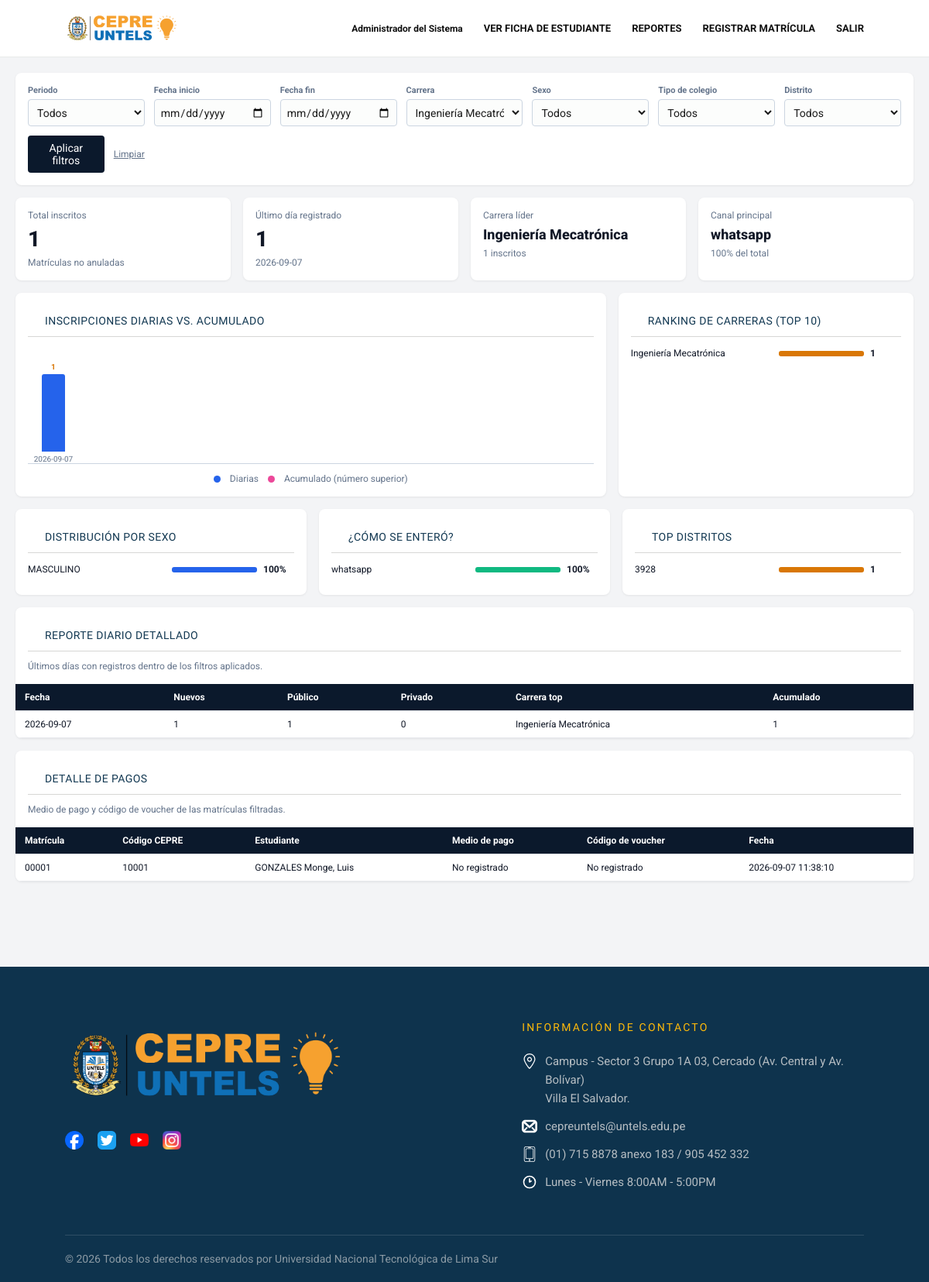
The app's page /public/reportes.php?carrera_id=8 (signed in) with its own data.
### tables this page shows
CREATE TABLE `periodos` (
  `id` smallint(5) UNSIGNED NOT NULL,
  `nombre` varchar(80) NOT NULL,
  `fecha_inicio` date NOT NULL,
  `fecha_fin` date NOT NULL,
  `activo` tinyint(1) NOT NULL DEFAULT 1
);

CREATE TABLE `carreras` (
  `id_carrera` int(11) NOT NULL,
  `nombre_carrera` varchar(100) NOT NULL,
  `descripcion` text DEFAULT NULL,
  `estado` enum('ACTIVO','INACTIVO') DEFAULT 'ACTIVO',
  `fecha_creacion` timestamp NOT NULL DEFAULT current_timestamp()
);

CREATE TABLE `matriculas` (
  `id` bigint(20) UNSIGNED NOT NULL,
  `numero` varchar(30) NOT NULL,
  `estudiante_id` int(11) NOT NULL,
  `periodo_id` smallint(5) UNSIGNED NOT NULL,
  `condicion_id` tinyint(3) UNSIGNED NOT NULL,
  `turno_id` tinyint(3) UNSIGNED NOT NULL,
  `modalidad_clase_id` tinyint(3) UNSIGNED NOT NULL,
  `carrera_id` int(11) NOT NULL,
  `medio_pago` varchar(30) DEFAULT NULL,
  `codigo_voucher` varchar(50) DEFAULT NULL,
  `estado` enum('BORRADOR','PENDIENTE','OBSERVADA','CONFIRMADA','ANULADA') NOT NULL DEFAULT 'BORRADOR',
  `fecha_registro` datetime NOT NULL DEFAULT current_timestamp(),
  `observaciones` varchar(500) DEFAULT NULL
);

CREATE TABLE `estudiantes` (
  `id_estudiante` int(11) NOT NULL,
  `numero_matricula` varchar(10) NOT NULL,
  `codigo_estudiante` varchar(20) DEFAULT NULL,
  `apellido_paterno` varchar(50) NOT NULL,
  `apellido_materno` varchar(50) NOT NULL,
  `nombres` varchar(100) NOT NULL,
  `tipo_documento` enum('DNI','CE','PASAPORTE') DEFAULT 'DNI',
  `numero_documento` varchar(20) NOT NULL,
  `sexo` enum('MASCULINO','FEMENINO') NOT NULL,
  `fecha_nacimiento` date NOT NULL,
  `email` varchar(100) NOT NULL,
  `telefono_casa` varchar(15) DEFAULT NULL,
  `telefono_celular` varchar(15) NOT NULL,
  `pais_actual` varchar(50) DEFAULT NULL,
  `departamento_actual` varchar(50) DEFAULT NULL,
  `provincia_actual` varchar(50) DEFAULT NULL,
  `distrito_actual` varchar(50) DEFAULT NULL,
  `direccion_actual` text DEFAULT NULL,
  `pais_nacimiento` varchar(50) DEFAULT NULL,
  `departamento_nacimiento` varchar(50) DEFAULT NULL,
  `provincia_nacimiento` varchar(50) DEFAULT NULL,
  `distrito_nacimiento` varchar(50) DEFAULT NULL,
  `anio_concluye_secundaria` year(4) DEFAULT NULL,
  `institucion_educativa` varchar(100) DEFAULT NULL,
  `preparacion_anterior` varchar(50) DEFAULT NULL,
  `mencion` varchar(100) DEFAULT NULL,
  `carrera_postula` varchar(100) NOT NULL,
  `tiene_enfermedad` tinyint(1) DEFAULT 0,
  `tratamiento` text DEFAULT NULL,
  `nombre_apoderado` varchar(100) DEFAULT NULL,
  `telefono_apoderado` varchar(15) DEFAULT NULL,
  `como_se_entero` varchar(100) DEFAULT NULL,
  `modalidad` enum('REGULAR','INTENSIVO','SEMIPRESENCIAL') DEFAULT 'REGULAR',
  `condicion` enum('ORDINARIO','EXTRAORDINARIO') DEFAULT 'ORDINARIO',
  `turno` enum('MANANA','TARDE','NOCHE') NOT NULL,
  `estado` enum('ACTIVO','INACTIVO','RETIRADO') DEFAULT 'ACTIVO',
  `fecha_registro` timestamp NOT NULL DEFAULT current_timestamp(),
  `fecha_actualizacion` timestamp NOT NULL DEFAULT current_timestamp() ON UPDATE current_timestamp()
);

### public/reportes.php (the view, shortened to what the rows shown need)
<?php
require_once __DIR__ . '/../app/models/MatriculaModel.php';
$model = new MatriculaModel();
$catalogos = $model->catalogos();
$catalogos['periodos'] = array_values(array_filter(
  $catalogos['periodos'],
  static fn (array $periodo): bool => preg_match('/^\d{4}-(?:I|II)$/', (string) $periodo['nombre']) === 1
));
$positiveInt = static function (mixed $value): ?int {
    $value = filter_var($value, FILTER_VALIDATE_INT, ['options' => ['min_range' => 1]]);
    return $value === false ? null : $value;
};
$date = static function (mixed $value): ?string {
    return is_string($value) && preg_match('/^\d{4}-\d{2}-\d{2}$/', $value) ? $value : null;
};
$periodoId = $positiveInt($_GET['periodo_id'] ?? null);
$carreraId = $positiveInt($_GET['carrera_id'] ?? null);
$sectorId = $positiveInt($_GET['sector_id'] ?? null);
$sexo = in_array($_GET['sexo'] ?? '', ['MASCULINO', 'FEMENINO'], true) ? $_GET['sexo'] : null;
$distrito = trim((string) ($_GET['distrito'] ?? '')) ?: null;
$desde = $date($_GET['desde'] ?? null);
$hasta = $date($_GET['hasta'] ?? null);
$reportes = $model->reportes($periodoId, $desde, $hasta, $carreraId, $sexo, $sectorId, $distrito);
function reportLabel(mixed $value): string
{
    return htmlspecialchars((string) $value, ENT_QUOTES, 'UTF-8');
}
function reportOptions(array $options, mixed $selected): void
{
    foreach ($options as $option) {
        $value = (string) ($option['id'] ?? $option['nombre'] ?? '');
        $label = (string) ($option['nombre'] ?? '');
        echo '<option value="' . reportLabel($value) . '"' . ((string) $selected === $value ? ' selected' : '') . '>' . reportLabel($label) . '</option>';
    }
}
$daily = $reportes['por_dia'];
$latestDaily = array_reverse(array_slice($daily, -5));
?>
<!DOCTYPE html>
<html lang="es">
<head>
  <link rel="stylesheet" href="/cepre_untels/public/css/app.css?v=20260907">
  <link rel="stylesheet" href="/cepre_untels/public/css/reportes.css?v=20260907">
</head>
<body>
<main class="container">
  <form class="filters" method="get">
    <div class="filter"><label for="periodo_id">Periodo</label><select id="periodo_id" name="periodo_id"><option value="">Todos</option><?php reportOptions($catalogos['periodos'], $periodoId); ?></select></div>
    <div class="filter"><label for="carrera_id">Carrera</label><select id="carrera_id" name="carrera_id"><option value="">Todas</option><?php reportOptions($catalogos['carreras'], $carreraId); ?></select></div>
  </form>
  <section class="grid charts">
    <article class="card">
      <h2>Inscripciones diarias vs. acumulado</h2>
    </article>
    <article class="card">
      <h2>Ranking de carreras (Top 10)</h2>
    </article>
  </section>
  <section class="grid three">
    <article class="card">
      <h2>Distribución por sexo</h2>
    </article>
    <article class="card">
      <h2>¿Cómo se enteró?</h2>
    </article>
    <article class="card">
      <h2>Top distritos</h2>
    </article>
  </section>
  <section class="table-container">
    <div class="table-head">
      <h2 class="table-title">Reporte diario detallado</h2>
    </div>
    <?php if ($latestDaily === []): ?>
      <p class="empty">No hay registros para los filtros seleccionados.</p>
    <?php else: ?>
      <table>
        <thead>
          <tr>
            <th>Fecha</th>
            <th>Nuevos</th>
            <th>Público</th>
            <th>Privado</th>
            <th>Carrera top</th>
            <th>Acumulado</th>
          </tr>
        </thead>
      </table>
    <?php endif; ?>
  </section>
  <section class="table-container">
    <div class="table-head">
      <h2 class="table-title">Detalle de pagos</h2>
    </div>
    <?php if ($reportes['estudiantes'] === []): ?>
      <p class="empty">No hay registros para los filtros seleccionados.</p>
    <?php else: ?>
      <table>
        <thead><tr><th>Matrícula</th><th>Código CEPRE</th><th>Estudiante</th><th>Medio de pago</th><th>Código de voucher</th><th>Fecha</th></tr></thead>
        <tbody>
          <?php foreach ($reportes['estudiantes'] as $row): ?>
            <tr>
              <td><?= reportLabel($row['numero']) ?></td>
              <td><?= reportLabel($row['codigo_estudiante']) ?></td>
              <td><?= reportLabel($row['estudiante']) ?></td>
              <td><?= reportLabel($row['medio_pago']) ?></td>
              <td><?= reportLabel($row['codigo_voucher']) ?></td>
              <td><?= reportLabel($row['fecha_registro']) ?></td>
            </tr>
          <?php endforeach; ?>
        </tbody>
      </table>
    <?php endif; ?>
  </section>
</main>
<?php require __DIR__ . '/../app/views/partials/site-footer.php'; ?>
</body>
</html>

### records on screen
periodos: carrera_id "Ingeniería Mecatrónica"
matriculas: numero "00001", estudiante.codigo_estudiante "10001", estudiante "GONZALES Monge, Luis", medio_pago "No registrado", codigo_voucher "No registrado", fecha_registro "2026-09-07 11:38:10"

### other values on screen
currentUser()['nombre'] "Administrador del Sistema"
reportNumber($reportes['total']) "1"
reportNumber($daily === [] ? 0 : $daily[count($daily) - 1]['total']) "1"
reportLabel($topCareer['etiqueta']) "Ingeniería Mecatrónica"
reportNumber($topCareer['total']) "1"
reportLabel($topSource['etiqueta']) "whatsapp"
reportPercent((int) $topSource['total'], $reportes['total']) "100%"
reportNumber($row['acumulado']) "1"
reportLabel($row['fecha']) "2026-09-07"
reportLabel($row['etiqueta']) "Ingeniería Mecatrónica"
reportNumber($row['total']) "1"
reportLabel($row['etiqueta']) "MASCULINO"
reportPercent((int) $row['total'], $reportes['total']) "100%"
reportLabel($row['etiqueta']) "whatsapp"
reportLabel($row['etiqueta']) "3928"
